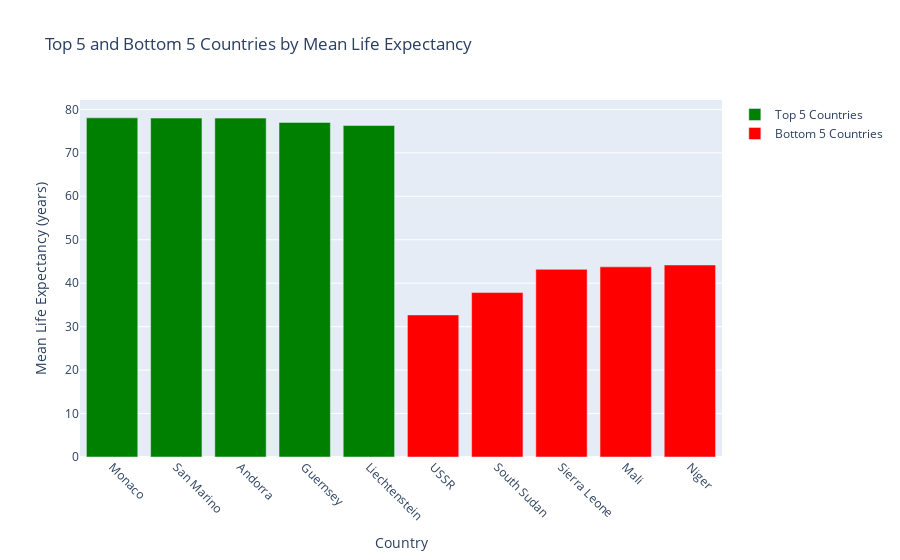

Write notebook code for a chart like this one.
### Code cell
# making interactive plots
fig = go.Figure()

#TOP 20 BAR GRAPH
fig.add_trace(go.Bar(
    x=top['Country'],
    y=top['Life Expectancy'],
    name='Top 5 Countries',
    marker_color='green'
))

#BOTTOM 20 BAR GRAPH
fig.add_trace(go.Bar(
    x=bottom['Country'],
    y=bottom['Life Expectancy'],
    name='Bottom 5 Countries',
    marker_color='red'
))

#
fig.update_layout(
    title='Top 5 and Bottom 5 Countries by Mean Life Expectancy',
    xaxis_title='Country',  # x label
    yaxis_title='Mean Life Expectancy (years)',
    xaxis_tickangle=45,
    showlegend=True 
)

#SHOW FIGURE
fig.show() 




# Close MongoDB
client.close()
print("Closed MongoDB")

### Figure 1 — Plotly figure (JSON) as saved in the notebook; plotly's stock layout.template omitted (floating-point values rounded to 4 significant figures)
{"data": [{"marker": {"color": "green"}, "name": "Top 5 Countries", "type": "bar", "x": ["Monaco", "San Marino", "Andorra", "Guernsey", "Liechtenstein"], "y": [78.05, 78, 77.99, 77, 76.29]}, {"marker": {"color": "red"}, "name": "Bottom 5 Countries", "type": "bar", "x": ["USSR", "South Sudan", "Sierra Leone", "Mali", "Niger"], "y": [32.7, 37.84, 43.19, 43.76, 44.19]}], "layout": {"autosize": true, "showlegend": true, "title": {"text": "Top 5 and Bottom 5 Countries by Mean Life Expectancy"}, "xaxis": {"autorange": true, "range": [-0.5, 9.5], "tickangle": 45, "title": {"text": "Country"}, "type": "category"}, "yaxis": {"autorange": true, "range": [0, 82.16], "title": {"text": "Mean Life Expectancy (years)"}, "type": "linear"}}}
